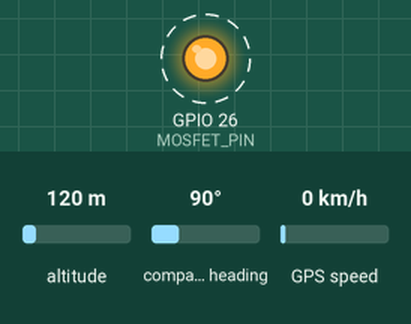
The sketch below on a simulated ESP32. On the bench: output pins drawn as LEDs (lit = HIGH). Dashed ring = blinking. Inputs (shaded band) come from the test bench; at power-on: altitude 120 m, compass heading 90°, GPS speed 0 km/h. Random numbers use the default seed unless the sketch sets one; the GPS gets a fix after 3 s at 37.7749, -122.4194 with 8 satellites; no radio packets arrive unless stated; what the sketch prints to the serial monitor is not drawn.

Above: at 3.63 s.
Timing chart, 0 to 6.5 s (numbered marks = the images above):
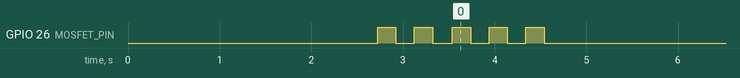

Measured:
- by itself, GPIO 26 (MOSFET_PIN): alternates HIGH for 0.20 s and LOW for 0.20 s, 9 changes in all, then stays LOW

The sketch:

Transmitter_MOSFET_GPS_Test.ino
```cpp
#include <SPI.h>
#include <LoRa.h>
#include <TinyGPS++.h>
#include <HardwareSerial.h>

// --- LoRa & Hardware Pins ---
#define NSS 4
#define RST 5
#define DI0 2
#define MOSFET_PIN 26

#define TRANSMISSION_PERIOD 3000
#define DEVICE_ID 1

// --- GPS Pins & Config ---
// GPS Module TX connects to ESP32 RX (16)
// GPS Module RX connects to ESP32 TX (17)
const int RX_PIN = 16;
const int TX_PIN = 17;
const uint32_t GPS_BAUD = 9600;

TinyGPSPlus gps;
HardwareSerial gpsSerial(2); // Use UART2

bool loraInitialized = false;
bool gpsInitialized = false;
unsigned long lastTransmissionTime = 0;
unsigned long lastGpsWarningTime = 0;

// --- SENSOR DATA ---
int currentBpm = 75;  // Simulated
float currentLat = 0.0; // Updated by GPS
float currentLng = 0.0; // Updated by GPS
int currentBatt = 95; // Simulated

const uint8_t PASSWORD_BYTE = 0x69;

// Data structure for LoRa transmission
struct __attribute__((packed)) DataPacket {
  uint8_t password_byte;
  uint8_t deviceID;
  uint8_t bpm;
  float lat;
  float lng;
  uint8_t batt;
};

// Function prototypes
void attemptLoraConnection(void);
void sendDataToReceiver(void);
void signalInit(int count, int time_delay);

void setup() {
  Serial.begin(115200);
  delay(2000);

  Serial.println("Setting up Transmitter_MOSFET_GPS_test...");
  pinMode(MOSFET_PIN, OUTPUT);

  // Initialize GPS Serial
  gpsSerial.begin(GPS_BAUD, SERIAL_8N1, RX_PIN, TX_PIN);

  // Initialize LoRa
  LoRa.setPins(NSS, RST, DI0);
  attemptLoraConnection();

  Serial.println("Setup done. Waiting for GPS fix and preparing to transmit...");
  delay(500);
  signalInit(2, 200);
}

void loop() {
  // 1. Continuously feed GPS data into the TinyGPS++ library
  while (gpsSerial.available() > 0) {
    gps.encode(gpsSerial.read());
  }

  // Non-blocking warning if GPS wiring is disconnected
  if (millis() > 5000 && gps.charsProcessed() < 10) {
    if (millis() - lastGpsWarningTime > 2000) {
      Serial.println("Error: No GPS detected. Check wiring.");
      lastGpsWarningTime = millis();
    }
  }

  // 2. Handle Timed LoRa Transmissions
  if (millis() - lastTransmissionTime >= TRANSMISSION_PERIOD) {
      lastTransmissionTime = millis();

      // Trigger MOSFET signal once when GPS finally gets a fix
      if (!gpsInitialized && gps.location.isValid()) {
        Serial.println(">>> SATELLITE FIX ACQUIRED! <<<");
        signalInit(3, 200);
        gpsInitialized = true;
      }

      // Update Simulated Data
      currentBpm = random(60, 100);
      currentBatt = random(80, 100);

      // Update GPS Data
      if (gps.location.isValid()) {
        currentLat = gps.location.lat();
        currentLng = gps.location.lng();
      } else {
        Serial.println("Waiting for Satellite Fix... (Sending 0.0 or last known coordinates)");
      }

      sendDataToReceiver();
  }
}

void signalInit(int count, int time_delay) {
  for (int i = 0; i < count; i++) {
    digitalWrite(MOSFET_PIN, HIGH);
    delay(time_delay);
    digitalWrite(MOSFET_PIN, LOW);
    delay(time_delay);
  }
}

void attemptLoraConnection() {
  Serial.println("Attempting LoRa connection...");
  digitalWrite(RST, LOW);  delay(100);
  digitalWrite(RST, HIGH); delay(100);

  while (!loraInitialized) {
    if (LoRa.begin(433E6)) {
      LoRa.setSyncWord(0x9E);
      LoRa.enableCrc();
      LoRa.setTxPower(2);
      loraInitialized = true;
      Serial.println("SUCCESS: Connected to LoRa.");
    }
    else {
      loraInitialized = false;
      Serial.println("FAILED: Re-attempting LoRa connection...");
      delay(500);
    }
  }
}

void sendDataToReceiver() {
  DataPacket packet;
  packet.password_byte = PASSWORD_BYTE;
  packet.deviceID = DEVICE_ID;
  packet.bpm = (uint8_t)currentBpm;
  packet.lat = currentLat;
  packet.lng = currentLng;
  packet.batt = (uint8_t)currentBatt;

  Serial.print("Transmitting Packet -> BPM: ");
  Serial.print(currentBpm);
  Serial.print(" | Batt: ");
  Serial.print(currentBatt);
  Serial.print("% | Lat: ");
  Serial.print(currentLat, 6); // Increased precision to 6 for actual GPS coords
  Serial.print(" | Lng: ");
  Serial.println(currentLng, 6);

  LoRa.beginPacket();
  LoRa.write((uint8_t*)&packet, sizeof(DataPacket));

  if (LoRa.endPacket()) {
      Serial.println("LoRa Status: SENT\n");
  } else {
      Serial.println("LoRa Status: ERROR\n");
  }
}
```
